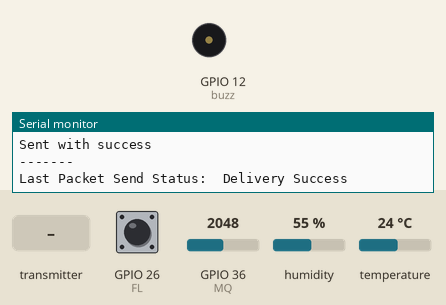
This sketch was run on a simulated ESP32. Parts: buzzer (waves = sounding, pin HIGH), the last lines printed to the serial monitor. Inputs (shaded band) come from the test bench; at power-on: GPIO 26 (FL) HIGH, GPIO 36 (MQ) = 2048, humidity 55 %, temperature 24 °C.

Above: at 1.2 s.
1.3 s: the transmitter starts sending buz_ctrl = 1
At 2.7 s:
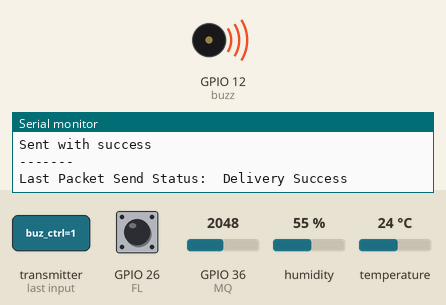
3.0 s: the transmitter starts sending buz_ctrl = 0
At 3.8 s:
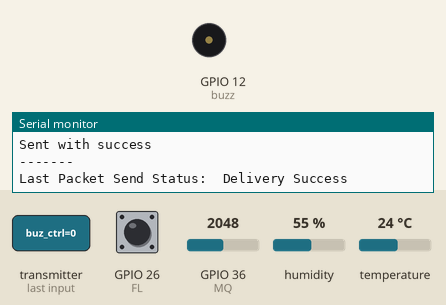
Timing chart, 0 to 6.0 s (numbered marks = the images above; inputs shaded):
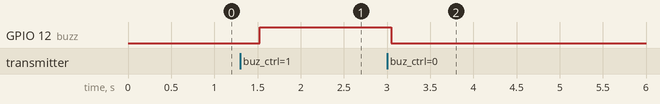

The sketch:

node_send.ino
```cpp
// #include <LiquidCrystal_I2C.h>
// #include <Wire.h>
#include <esp_now.h>
#include <WiFi.h>
#include <esp_wifi.h>
#include <DHT.h>
#define DHT11_PIN 14

DHT dht(DHT11_PIN, DHT11);
// uint8_t broadcastAddress[] = {0x30, 0xC9, 0x22, 0x32, 0x5D, 0x30};
// uint8_t broadcastAddress[] = {0x24, 0x0A, 0xC4, 0x00, 0x01, 0x00};
// uint8_t broadcastAddress[] = {0xD0,0xEF,0x76,0x57,0xF2,0x50};
uint8_t broadcastAddress[] = { 0x24, 0xDC, 0xC3, 0x44, 0xFF, 0x18 };  //TFT
// LiquidCrystal_I2C lcd(0x27, 16, 2);

typedef struct struct_message {
  uint8_t add[6];
  unsigned int seq;
  unsigned int mq_data;
  bool fl_data;
  float temp_data;
  uint8_t humi_data;
} struct_message;

struct_message myData;

typedef struct control_message {
  unsigned int seq;
  bool buz_ctrl;
  bool dcm_ctrl;
} control_message;

control_message ctrlData;

esp_now_peer_info_t peerInfo;
char macAddressStr[30];
uint8_t add_mac[6];
const int MQ = 36;
const int FL = 26;
const int dcm = 23;
const int buzz = 12;

const int freq = 5000;
const int Channel = 0;
const int resolution = 8;

bool buz_value = false;
bool dcm_value = false;
bool fl_value;
unsigned int mq_value;
float temp_value;
uint8_t humi_value;
void readMacAddress(char *macStr, size_t size) {
  uint8_t baseMac[6];
  esp_err_t ret = esp_wifi_get_mac(WIFI_IF_STA, baseMac);
  if (ret == ESP_OK) {
    // Format the MAC address into the provided char array
    snprintf(macStr, size, "0x%02X,0x%02X,0x%02X,0x%02X,0x%02X,0x%02X",
             baseMac[0], baseMac[1], baseMac[2],
             baseMac[3], baseMac[4], baseMac[5]);
    for (int i = 0; i < 6; i++) {
      add_mac[i] = baseMac[i];
    }

  } else {
    // Handle the error by setting the macStr to an error message
    snprintf(macStr, size, "Failed to read MAC address");
  }
}

void OnDataRecv(const uint8_t *mac, const uint8_t *incomingData, int len) {
  memcpy(&ctrlData, incomingData, sizeof(ctrlData));
  Serial.print("Bytes received: ");
  Serial.println(len);
  Serial.print("Info: ");
  Serial.println(ctrlData.seq);
  Serial.print("BUZZ: ");
  Serial.println(ctrlData.buz_ctrl);
  Serial.print("DCM: ");
  Serial.println(ctrlData.dcm_ctrl);
  Serial.println("-------");
}
void setup() {
  // lcd.init();
  // lcd.backlight();

  // ledcAttach(buzz, freq, resolution);

  dht.begin();
  pinMode(MQ, INPUT);
  pinMode(FL, INPUT);
  pinMode(dcm, OUTPUT);
  pinMode(buzz, OUTPUT);

  Serial.begin(115200);

  WiFi.mode(WIFI_STA);
  readMacAddress(macAddressStr, sizeof(macAddressStr));

  if (esp_now_init() != ESP_OK) {
    Serial.println("Error initializing ESP-NOW");
    return;
  }

  esp_now_register_send_cb(OnDataSent);
  memcpy(peerInfo.peer_addr, broadcastAddress, 6);
  peerInfo.channel = 0;
  peerInfo.encrypt = false;

  if (esp_now_add_peer(&peerInfo) != ESP_OK) {
    Serial.println("Failed to add peer");
    return;
  }

  esp_now_register_recv_cb(esp_now_recv_cb_t(OnDataRecv));
}

void loop() {
  readSensorShow();
  delay(500);
  for (int i = 0; i < 6; i++) {
    myData.add[i] = add_mac[i];
  }
  myData.seq = 201;
  myData.mq_data = mq_value;
  myData.fl_data = fl_value;
  myData.temp_data = temp_value;
  myData.humi_data = humi_value;
  // Send message via ESP-NOW
  esp_err_t result = esp_now_send(broadcastAddress, (uint8_t *)&myData, sizeof(myData));
  if (result == ESP_OK) {
    Serial.println("Sent with success");
  } else {
    Serial.println("Error sending the data");
  }
}

void readSensorShow() {
  fl_value = digitalRead(FL);
  mq_value = analogRead(MQ);

  humi_value = dht.readHumidity();
  temp_value = dht.readTemperature();

  // Serial.print("FL: ");
  // Serial.println(fl_value);
  // Serial.print("MQ: " );
  // Serial.println(mq_value);
  // Serial.print("Temp: ");
  // Serial.println(temp_value);
  // Serial.print("Humi: " );
  // Serial.println(humi_value);
  Serial.println("-------");
  if (fl_value == 0 || mq_value >= 500 || temp_value >= 45) {
    digitalWrite(buzz, HIGH);
  }
  if (ctrlData.buz_ctrl == false) {
    digitalWrite(buzz, LOW);
    digitalWrite(dcm, LOW);
  }
  if (ctrlData.dcm_ctrl == true){
    digitalWrite(dcm, HIGH);
  }

}
void OnDataSent(const uint8_t *mac_addr, esp_now_send_status_t status) {
  Serial.print("\r\nLast Packet Send Status:\t");
  Serial.println(status == ESP_NOW_SEND_SUCCESS ? "Delivery Success" : "Delivery Fail");
}
void OnOffBuzzer(bool On) {
  if (On == true) {
    for (int dutyCycle = 0; dutyCycle <= 255; dutyCycle++) {
      // changing the LED brightness with PWM
      ledcWrite(buzz, dutyCycle);
      delay(15);
    }
  } else {
    for (int dutyCycle = 255; dutyCycle >= 0; dutyCycle--) {
      // changing the LED brightness with PWM
      ledcWrite(buzz, dutyCycle);
      delay(15);
    }
  }
}
```

Measured:
- after the input at 1.3 s, GPIO 12 (buzz): LOW → HIGH after 0.23 s
- after the input at 3.0 s, GPIO 12 (buzz): HIGH → LOW after 0.05 s
